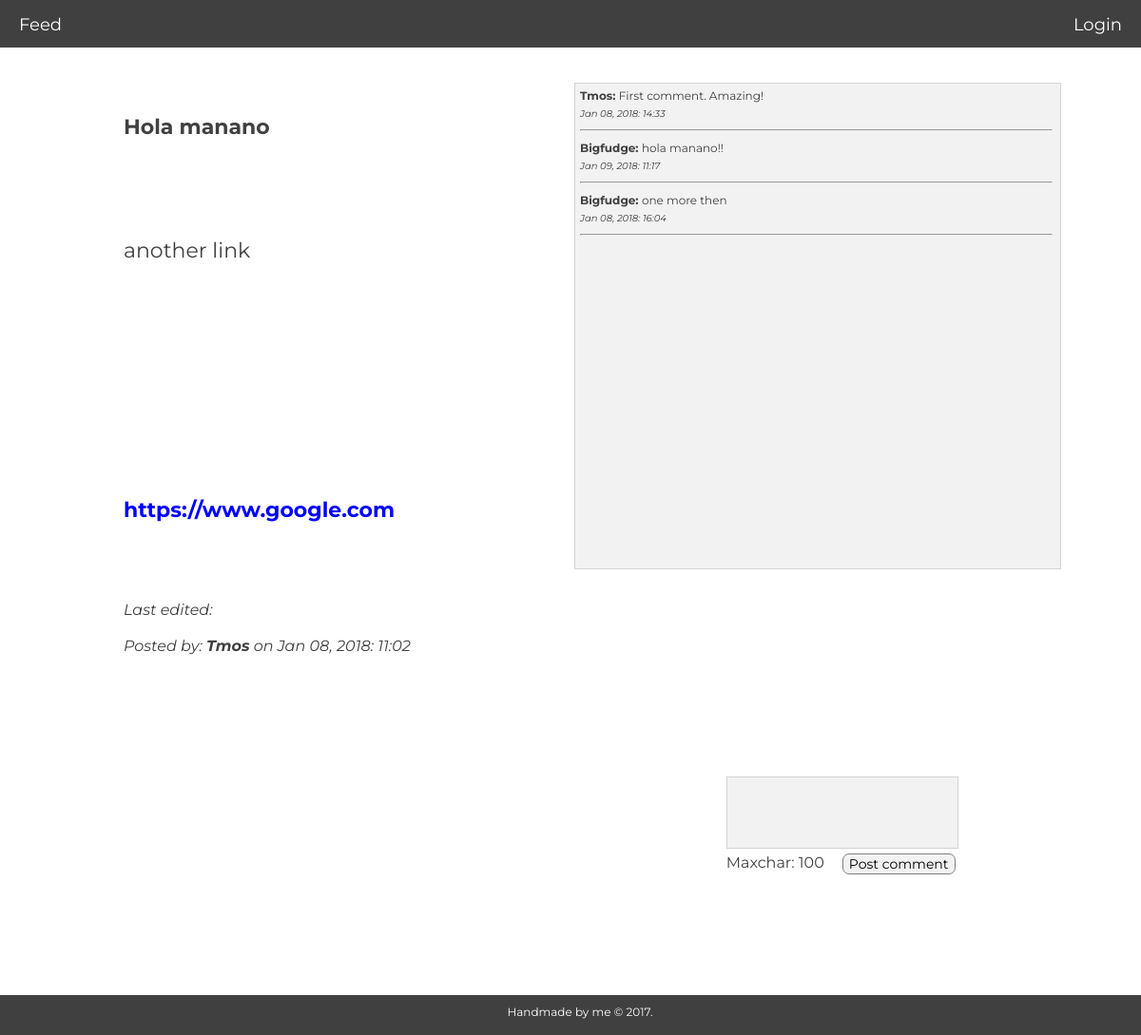
Page /pages/comment.php?id=3 on the committed database.
### tables this page shows
CREATE TABLE "posts" (
        `id`       INTEGER NOT NULL,
        `post_id`       INTEGER NOT NULL PRIMARY KEY AUTOINCREMENT UNIQUE,
        `title` VARCHAR NOT NULL,
        `description`   VARCHAR NOT NULL,
        `url`   VARCHAR NOT NULL,
        `posted`      VARCHAR,
        `up_vote` INTEGER,
        `down_vote` INTEGER,
        `edited`     VARCHAR
);

CREATE TABLE "users" (
        `id`    INTEGER NOT NULL PRIMARY KEY AUTOINCREMENT UNIQUE,
        `name`  VARCHAR NOT NULL,
        `username`      VARCHAR NOT NULL UNIQUE,
        `email` VARCHAR NOT NULL,
        `password`      VARCHAR NOT NULL,
        `biography`     VARCHAR NOT NULL,
        `img`           VARCHAR,
        `joined`   VARCHAR
);

CREATE TABLE "comments" (
         `id`       INTEGER NOT NULL,
         `comment_id`       INTEGER NOT NULL PRIMARY KEY AUTOINCREMENT UNIQUE,
         `post_id`         INTEGER NOT NULL,
         `comment`       VARCHAR NOT NULL,
         `posted`       VARCHAR
);

### logic/comment.php (called while the page is built, shortened)
<?php
require __DIR__.'/../app/autoload.php';
$query = "SELECT * FROM users LEFT JOIN comments ON users.id=comments.id";
$statement = $pdo->query($query);
$statement->execute();
$comment_users = $statement->fetchAll(PDO::FETCH_ASSOC);

### pages/comment.php (the view, shortened to what this page needs)
<?php
require __DIR__.'../../views/header.php';
require __DIR__.'/../logic/feed.php';
require __DIR__.'/../logic/comment.php';
$post_id = $_GET['id'];
$query = "SELECT * FROM posts WHERE post_id = :post_id";
$statement = $pdo->prepare($query);
$statement->bindParam(':post_id', $post_id, PDO::PARAM_INT);
$statement->execute();
$post = $statement->fetch(PDO::FETCH_ASSOC);
$user_id = $post['id'];
$query = "SELECT * FROM users WHERE id = :id";
$statement = $pdo->prepare($query);
$statement->bindParam(':id', $user_id, PDO::PARAM_STR);
$statement->execute();
$user = $statement->fetch(PDO::FETCH_ASSOC);
?>
   <div class="comment-page">
            <div class="post-title"><?php echo $post['title']; ?></a></div>
            <div class="post-description"><?php echo $post['description']; ?></div>
            <div class="post-url"><?php echo $post['url']; ?></div>
            <br>
         <div class="post-footer">
            <?php echo 'Last edited: '. $join['edited']; ?>
            <br>
            <br>
            Posted by: <strong><?php echo $user['username']; ?></strong> on <?php echo $post['posted']; ?>
         </div>
      </div>
   <div class="comments">
      <?php foreach($comment_users as $comment_user): ?>
         <?php if($comment_user['post_id'] === $_GET['id']): ?>
            <div><strong><?php echo $comment_user['username']; ?>:   </strong><?php echo $comment_user['comment']; ?></div>
            <div class="timestamp"><?php echo $comment_user['posted']; ?></h6></div>
            <hr class="comment-hr">
         <?php endif; ?>
      <?php endforeach; ?>
   </div>
   <form action="../logic/comment.php?id=<?php echo $post_id?>" method="post" class="comment-form">
      <div>
         <textarea type="comment" name="comment" maxlength="100" required></textarea>
      </div>
      <div class="maxchar">Maxchar: 100<br></div>
      <button type="submit" class="post-comment btn">Post comment</button>
   </form>
<?php require __DIR__.'../../views/footer.php'; ?>

### css/main.css (style rules this page uses)
* { margin: 0px; font-family: Montserrat; }
body { color: #404040; background-size: cover; background-attachment: fixed; }
.timestamp { font-style: italic; font-size: 10px; margin-top: 5px; }
.btn { border: 1px solid lightgrey; color: black; outline: none; cursor: pointer; font-size: 18px; background-color: #f2f2f2; border-radius: 7px; }
.comments { position: absolute; right: 7%; top: 8%; background-color: #f2f2f2; border: 1px solid lightgrey; width: 500px; height: 500px; font-size: 12px; padding: 5px; }
.comment-page { position: absolute; top: 8%; left: 5%; width: 700px; height: 100%; }
.comment-form { position: absolute; right: 16%; top: 75%; }
.post-title { position: absolute; left: 10%; top: 3%; font-size: 22px; margin-right: 30px; font-weight: bold; }
.post-url { position: absolute; left: 10%; top: 40%; font-size: 22px; color: blue; margin-right: 30px; font-weight: bold; }
.post-description { position: absolute; left: 10%; top: 15%; font-size: 22px; margin-right: 30px; }
.post-comment { position: absolute; top: 95%; left: 50%; border-color: grey; font-size: 14px; margin-top: 5px; }
.maxchar { position: absolute; top: 102%; font-size: 16px; float: center; }
textarea[name=comment] { width: 238.3px; height: 70px; font-size: 12px; resize: none; outline: none; border: 1px solid lightgrey; color: black; background-color: #f2f2f2; }
.comment-hr { width: 99%; margin-bottom: 10px; margin-top: 10px; background-color: lightgrey; }
textarea { border: 1px solid lightgrey; color: grey; }
hr { width: 100%; margin-bottom: 0px; color: white; }
.post-footer { position: absolute; left: 10%; top: 50%; font-size: 16px; font-style: italic; }

### rows in the picture
posts: title "Hola manano", description "another link", url "https://www.google.com", posted "Jan 08, 2018: 11:02"
users: username "Tmos", comments.comment "First comment. Amazing!", comments.posted "Jan 08, 2018: 14:33"
users: username "Bigfudge", comments.comment "hola manano!!", comments.posted "Jan 09, 2018: 11:17", comments.comment "one more then", comments.posted "Jan 08, 2018: 16:04"
